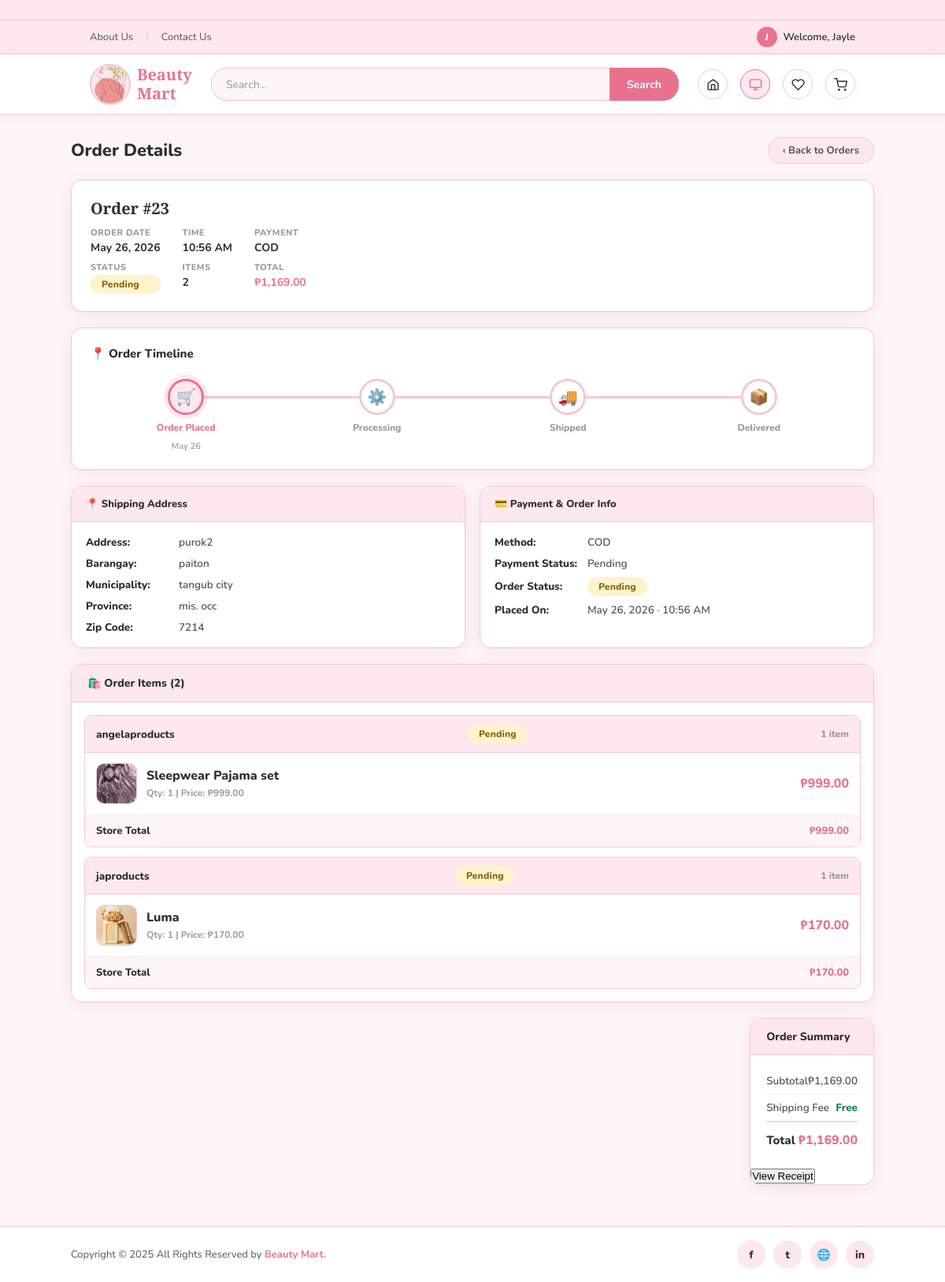
Page /3-customer/order_details.php?id=23 (signed in) on the committed database.
### tables this page shows
CREATE TABLE `orders` (
  `id` int(11) NOT NULL,
  `customer_id` int(11) NOT NULL,
  `total_amount` decimal(10,2) NOT NULL,
  `shipping_address_id` int(11) NOT NULL COMMENT 'FK to addresses.id — snapshot row created at checkout',
  `status` enum('pending','processing','shipped','delivered','completed','cancelled','paid') DEFAULT 'pending',
  `payment_method_id` int(11) DEFAULT NULL COMMENT 'FK to payment_methods.id',
  `tracking_number` varchar(100) DEFAULT NULL,
  `hidden_from_customer` tinyint(1) DEFAULT 0,
  `created_at` timestamp NOT NULL DEFAULT current_timestamp(),
  `updated_at` timestamp NOT NULL DEFAULT current_timestamp() ON UPDATE current_timestamp()
);

CREATE TABLE `payment_methods` (
  `id` int(11) NOT NULL,
  `name` varchar(50) NOT NULL COMMENT 'e.g. GCash, Maya, COD, Bank Transfer',
  `description` text DEFAULT NULL,
  `is_active` tinyint(1) NOT NULL DEFAULT 1
);

CREATE TABLE `addresses` (
  `id` int(11) NOT NULL,
  `customer_id` int(11) NOT NULL,
  `label` varchar(50) DEFAULT NULL COMMENT 'e.g. Home, Office',
  `address_details` text DEFAULT NULL COMMENT 'Unit/house no., street, landmark',
  `barangay` varchar(100) DEFAULT NULL,
  `municipality` varchar(100) DEFAULT NULL,
  `province` varchar(100) DEFAULT NULL,
  `zip_code` varchar(20) DEFAULT NULL,
  `created_at` timestamp NOT NULL DEFAULT current_timestamp(),
  `updated_at` timestamp NOT NULL DEFAULT current_timestamp() ON UPDATE current_timestamp()
);

CREATE TABLE `order_items` (
  `id` int(11) NOT NULL,
  `order_id` int(11) NOT NULL,
  `product_id` int(11) NOT NULL,
  `quantity` int(11) NOT NULL,
  `price` decimal(10,2) NOT NULL COMMENT 'Snapshot of price at time of order',
  `status` enum('pending','processing','shipped','delivered','completed','cancelled') NOT NULL DEFAULT 'pending',
  `tracking_number` varchar(100) DEFAULT NULL
);

CREATE TABLE `sellers` (
  `id` int(11) NOT NULL,
  `user_id` int(11) NOT NULL,
  `business_name` varchar(100) NOT NULL,
  `business_address` text NOT NULL,
  `phone` varchar(20) NOT NULL,
  `tax_id` varchar(50) DEFAULT NULL,
  `approved_by` int(11) DEFAULT NULL,
  `approved_at` timestamp NULL DEFAULT NULL,
  `created_at` timestamp NOT NULL DEFAULT current_timestamp(),
  `updated_at` timestamp NOT NULL DEFAULT current_timestamp() ON UPDATE current_timestamp()
);

CREATE TABLE `products` (
  `id` int(11) NOT NULL,
  `seller_id` int(11) NOT NULL,
  `category_id` int(11) DEFAULT NULL,
  `name` varchar(100) NOT NULL,
  `description` text DEFAULT NULL,
  `price` decimal(10,2) NOT NULL,
  `stock` int(11) NOT NULL DEFAULT 0,
  `image` varchar(255) DEFAULT 'default.jpg' COMMENT 'Primary thumbnail; additional images in product_images',
  `created_at` timestamp NOT NULL DEFAULT current_timestamp(),
  `updated_at` timestamp NOT NULL DEFAULT current_timestamp() ON UPDATE current_timestamp()
);

### 3-customer/order_details.php (the view, shortened to what the rows shown need)
<?php
require_once '../includes/functions.php';
$order_id    = isset($_GET['id']) ? (int)$_GET['id'] : 0;
$customer_id = getCustomerId($_SESSION['user_id']);
$stmt = $pdo->prepare("
    SELECT o.*, pm.name AS payment_method_name, a.barangay, a.municipality, a.province, a.zip_code, a.address_details
    FROM orders o
    LEFT JOIN payment_methods pm ON o.payment_method_id = pm.id
    LEFT JOIN addresses a ON o.shipping_address_id = a.id
    WHERE o.id = ? AND o.customer_id = ?
");
$stmt->execute([$order_id, $customer_id]);
$order = $stmt->fetch();
$shipping_address = [
    'barangay' => $order['barangay'] ?? '',
    'municipality' => $order['municipality'] ?? '',
    'province' => $order['province'] ?? '',
    'zip_code' => $order['zip_code'] ?? '',
    'address_details' => $order['address_details'] ?? '',
];
$stmt = $pdo->prepare("
    SELECT oi.*, p.name, p.image, p.seller_id, s.business_name AS seller_name
    FROM order_items oi
    JOIN products p ON oi.product_id = p.id
    LEFT JOIN sellers s ON p.seller_id = s.id
    WHERE oi.order_id = ?
    ORDER BY p.seller_id, p.name
");
$stmt->execute([$order_id]);
$order_items = $stmt->fetchAll();
$seller_groups = [];
foreach ($order_items as $item) {
    $seller_key = $item['seller_id'] ?? 'unknown';
    if (!isset($seller_groups[$seller_key])) {
        $seller_groups[$seller_key] = [
            'seller_id' => $item['seller_id'],
            'seller_name' => $item['seller_name'] ?? 'Unknown Shop',
            'status' => $item['status'] ?? $order['status'],
            'items' => [],
            'subtotal' => 0,
        ];
    }
    $seller_groups[$seller_key]['items'][] = $item;
    $seller_groups[$seller_key]['subtotal'] += $item['price'] * $item['quantity'];
}
$group_status_counts = [];
foreach ($seller_groups as $group) {
    $group_status_counts[$group['status']] = ($group_status_counts[$group['status']] ?? 0) + 1;
}
$active_group_statuses = $group_status_counts;
unset($active_group_statuses['cancelled']);
if (empty($active_group_statuses)) {
    $display_order_status = 'cancelled';
} elseif (!empty($active_group_statuses['pending'])) {
    $display_order_status = 'pending';
} elseif (!empty($active_group_statuses['processing'])) {
    $display_order_status = 'processing';
} elseif (!empty($active_group_statuses['shipped'])) {
    $display_order_status = 'shipped';
} elseif (!empty($active_group_statuses['delivered'])) {
    $display_order_status = 'delivered';
} else {
    $display_order_status = 'completed';
}
$order['status'] = $display_order_status;
$timeline = [
    ['key' => 'pending',    'label' => 'Order Placed',  'icon' => '🛒'],
    ['key' => 'processing', 'label' => 'Processing',    'icon' => '⚙️'],
    ['key' => 'shipped',    'label' => 'Shipped',       'icon' => '🚚'],
    ['key' => 'delivered',  'label' => 'Delivered',     'icon' => '📦'],
];
$status_keys   = array_column($timeline, 'key');
$current_index = array_search($order['status'], $status_keys);
?>
<!DOCTYPE html>
<html lang="en">
<head>
    <link rel="stylesheet" href="../css/customer_details.css">
    <link rel="stylesheet" href="../css/responsive.css">
</head>
<body>
    <div class="page">
        <div class="page-inner">
            <div class="page-title-row">
                <h1>Order Details</h1>
            </div>
            <div class="order-hero">
                <div class="order-hero-left">
                    <h2>Order #<?= $order['id'] ?></h2>
                    <div class="meta-grid">
                        <div class="meta-item">
                            <span class="meta-label">Order Date</span>
                            <span class="meta-val"><?= date('F j, Y', strtotime($order['created_at'])) ?></span>
                        </div>
                        <div class="meta-item">
                            <span class="meta-label">Time</span>
                            <span class="meta-val"><?= date('g:i A', strtotime($order['created_at'])) ?></span>
                        </div>
                        <div class="meta-item">
                            <span class="meta-label">Payment</span>
                            <span class="meta-val"><?= htmlspecialchars(strtoupper($order['payment_method_name'] ?? 'COD')) ?></span>
                        </div>
                        <div class="meta-item">
                            <span class="meta-label">Status</span>
                            <span class="status-badge status-<?= $order['status'] ?>">
                                <?= ucfirst($order['status']) ?>
                            </span>
                        </div>
                        <div class="meta-item">
                        </div>
                        <div class="meta-item">
                            <span class="meta-label">Total</span>
                            <span class="meta-val" style="color:var(--pink-accent);">₱<?= number_format($order['total_amount'], 2) ?></span>
                        </div>
                    </div>
                </div>
            </div>
            <div class="timeline-card">
                <?php if ($order['status'] === 'cancelled'): ?>
                    <div style="background:#fdecea;border:1.5px solid #f5b8be;border-radius:var(--radius-sm);padding:12px 16px;font-size:13.5px;color:#c0303a;font-weight:700;">
                        ✕ This order was cancelled.
                    </div>
                <?php else: ?>
                    <div class="timeline-steps">
                        <?php foreach ($timeline as $i => $step): ?>
                            <?php
                            $cls = '';
                            if ($i < $current_index)  $cls = 'completed';
                            elseif ($i === $current_index) $cls = 'active';
                            ?>
                            <div class="timeline-step <?= $cls ?>">
                                <div class="step-circle"><?= $step['icon'] ?></div>
                                <div class="step-label"><?= $step['label'] ?></div>
                                <?php if ($i === $current_index): ?>
                                    <div class="step-date"><?= date('M j', strtotime($order['created_at'])) ?></div>
                                <?php endif; ?>
                            </div>
                        <?php endforeach; ?>
                    </div>
                <?php endif; ?>
            </div>
            <div class="info-grid">
                <div class="info-card">
                    <div class="info-card-body">
                        <?php if (!empty($shipping_address)): ?>
                            <?php if (!empty($shipping_address['address_details'])): ?>
                                <div class="info-row">
                                    <span class="il">Address:</span>
                                    <span class="iv"><?= htmlspecialchars($shipping_address['address_details']) ?></span>
                                </div>
                            <?php endif; ?>
                            <?php if (!empty($shipping_address['barangay'])): ?>
                                <div class="info-row">
                                    <span class="il">Barangay:</span>
                                    <span class="iv"><?= htmlspecialchars($shipping_address['barangay']) ?></span>
                                </div>
                            <?php endif; ?>
                            <?php if (!empty($shipping_address['municipality'])): ?>
                                <div class="info-row">
                                    <span class="il">Municipality:</span>
                                    <span class="iv"><?= htmlspecialchars($shipping_address['municipality']) ?></span>
                                </div>
                            <?php endif; ?>
                            <?php if (!empty($shipping_address['province'])): ?>
                                <div class="info-row">
                                    <span class="il">Province:</span>
                                    <span class="iv"><?= htmlspecialchars($shipping_address['province']) ?></span>
                                </div>
                            <?php endif; ?>
                            <?php if (!empty($shipping_address['zip_code'])): ?>
                                <div class="info-row">
                                    <span class="il">Zip Code:</span>
                                    <span class="iv"><?= htmlspecialchars($shipping_address['zip_code']) ?></span>
                                </div>
                            <?php endif; ?>
                        <?php else: ?>
                            <p class="no-data">No shipping address on file.</p>
                        <?php endif; ?>
                    </div>
                </div>
                <div class="info-card">
                    <div class="info-card-body">
                        <div class="info-row">
                            <span class="il">Method:</span>
                            <span class="iv"><?= htmlspecialchars(strtoupper($order['payment_method_name'] ?? 'COD')) ?></span>
                        </div>
                        <div class="info-row">
                            <span class="il">Payment Status:</span>
                            <span class="iv"><?= htmlspecialchars(getOrderPaymentStatus($order)) ?></span>
                        </div>
                        <div class="info-row">
                            <span class="iv">
                                <span class="status-badge status-<?= $order['status'] ?>">
                                    <?= ucfirst($order['status']) ?>
                                </span>
                            </span>
                        </div>
                        <div class="info-row">
                            <span class="il">Placed On:</span>
                            <span class="iv"><?= date('M j, Y · g:i A', strtotime($order['created_at'])) ?></span>
                        </div>
                    </div>
                </div>
            </div>
            <div class="items-card">
                <div class="seller-group-list">
                    <?php foreach ($seller_groups as $group): ?>
                    <div class="seller-order-box">
                        <div class="seller-order-header">
                            <span><?= htmlspecialchars($group['seller_name']) ?></span>
                            <span class="status-badge status-<?= htmlspecialchars($group['status']) ?>"><?= ucfirst($group['status']) ?></span>
                            <span><?= count($group['items']) ?> item<?= count($group['items']) === 1 ? '' : 's' ?></span>
                        </div>
                        <?php foreach ($group['items'] as $item): ?>
                        <div class="seller-order-item">
                            <div class="prod-cell">
                                <?php if (!empty($item['image']) && file_exists("../product_images/" . $item['image'])): ?>
                                    <img class="prod-thumb"
                                         src="../product_images/<?= htmlspecialchars($item['image']) ?>"
                                         alt="<?= htmlspecialchars($item['name']) ?>"
                                         onerror="this.style.opacity='.3'">
                                <?php else: ?>
                                    <div class="prod-thumb-placeholder">🛍️</div>
                                <?php endif; ?>
                                <div>
                                    <div class="prod-name"><?= htmlspecialchars($item['name']) ?></div>
                                    <div class="prod-meta">Qty: <?= $item['quantity'] ?> | Price: &#8369;<?= number_format($item['price'], 2) ?></div>
                                </div>
                            </div>
                            <div class="subtotal-cell">&#8369;<?= number_format($item['price'] * $item['quantity'], 2) ?></div>
                        </div>
                        <?php endforeach; ?>
                        <div class="seller-order-total">
                            <span>Store Total</span>
                            <span>&#8369;<?= number_format($group['subtotal'], 2) ?></span>
                        </div>
                    </div>
                    <?php endforeach; ?>
                </div>
            </div>
             <div class="summary-card">
                 <div class="summary-body">
                     <div class="summary-row">
                         <span>Subtotal</span>
                         <span>₱<?= number_format($order['total_amount'], 2) ?></span>
                     </div>
                     <div class="summary-row total">
                         <span>Total</span>
                         <span class="total-val">₱<?= number_format($order['total_amount'], 2) ?></span>
                     </div>
                 </div>
             </div>
         </div>
     </div>
 </body>
 </html>

### rows in the picture
orders: id "23", created_at "May 26, 2026", created_at "10:56 AM", payment_method.name "COD", status "Pending", total_amount "1,169.00", icon "🛒", label "Order Placed", created_at "May 26", shipping_address.address_details "purok2", shipping_address.barangay "paiton", shipping_address.municipality "tangub city", shipping_address.province "mis. occ", shipping_address.zip_code "7214", created_at "May 26, 2026 · 10:56 AM"
order_items: sellers.business_name "angelaproducts", status "Pending", count($group['items']) "1", product.image (picture), product.name "Sleepwear Pajama set", quantity "1", price "999.00", $item['price']*$item['quantity'] "999.00", subtotal "999.00"
order_items: sellers.business_name "japroducts", status "Pending", count($group['items']) "1", product.image (picture), product.name "Luma", quantity "1", price "170.00", $item['price']*$item['quantity'] "170.00", subtotal "170.00"

### other values in the picture
substr($_SESSION['username'], 0, 1) "J"
$_SESSION['username'] "Jayle"
count($order_items) "2"
$step['icon'] "⚙️"
$step['label'] "Processing"
$step['icon'] "🚚"
$step['label'] "Shipped"
$step['icon'] "📦"
$step['label'] "Delivered"
